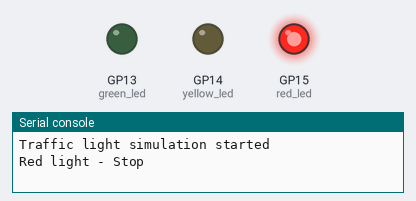
Bench run of a program on a simulated Raspberry Pi Pico running MicroPython. Parts: output pins drawn as LEDs (lit = HIGH), the last lines printed to the serial console.

Above: at 1.5 s.
At 3.5 s:
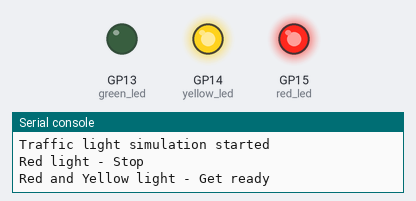
At 5.5 s:
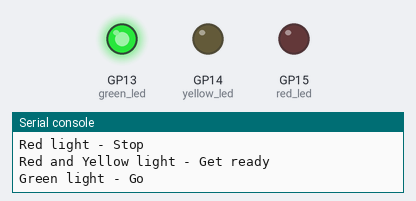
At 8.0 s:
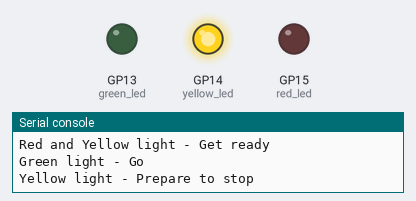
Timing chart, 0 to 11.7 s (numbered marks = the images above):
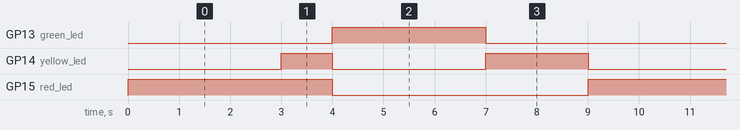

Measured:
- by itself, GP13 (green_led): alternates HIGH for 3.0 s and LOW for 6.0 s
- by itself, GP14 (yellow_led): repeats every 9.0 s: LOW 3.0 s, HIGH 2.0 s, LOW 3.0 s, HIGH 1.0 s
- by itself, GP15 (red_led): alternates HIGH for 4.0 s and LOW for 5.0 s

The program:

04_traffic_light.py
```python
"""
Raspberry Pi Pico - Beginner Program 4: Traffic Light Simulation
===============================================================

This program simulates a traffic light sequence using three LEDs.

Hardware required:
- Raspberry Pi Pico
- 3 LEDs (Red, Yellow, Green)
- 3 x 220 ohm resistors
- Breadboard and jumper wires

Connections:
- Connect the Red LED to GPIO pin 15 through a 220 ohm resistor
- Connect the Yellow LED to GPIO pin 14 through a 220 ohm resistor
- Connect the Green LED to GPIO pin 13 through a 220 ohm resistor
- Connect all LED cathodes (shorter legs) to GND

Instructions:
1. Set up the circuit as described above
2. Upload this program to the Pico
3. Watch the traffic light sequence

Concepts covered:
- Controlling multiple GPIO pins
- Creating timed sequences
- Using functions to organize code
- Basic state machine concepts
"""

import machine
import time

# Set up the LED pins
red_led = machine.Pin(15, machine.Pin.OUT)
yellow_led = machine.Pin(14, machine.Pin.OUT)
green_led = machine.Pin(13, machine.Pin.OUT)

# Function to turn all LEDs off
def all_leds_off():
    red_led.value(0)
    yellow_led.value(0)
    green_led.value(0)

# Traffic light sequence function
def traffic_light_sequence():
    # Red light
    all_leds_off()
    red_led.value(1)
    print("Red light - Stop")
    time.sleep(3)

    # Red and Yellow light (UK/EU sequence)
    yellow_led.value(1)
    print("Red and Yellow light - Get ready")
    time.sleep(1)

    # Green light
    all_leds_off()
    green_led.value(1)
    print("Green light - Go")
    time.sleep(3)

    # Yellow light
    all_leds_off()
    yellow_led.value(1)
    print("Yellow light - Prepare to stop")
    time.sleep(2)

# Main loop
try:
    print("Traffic light simulation started")
    while True:
        traffic_light_sequence()

except KeyboardInterrupt:
    # Clean up on exit
    all_leds_off()
    print("Traffic light simulation stopped")
```
